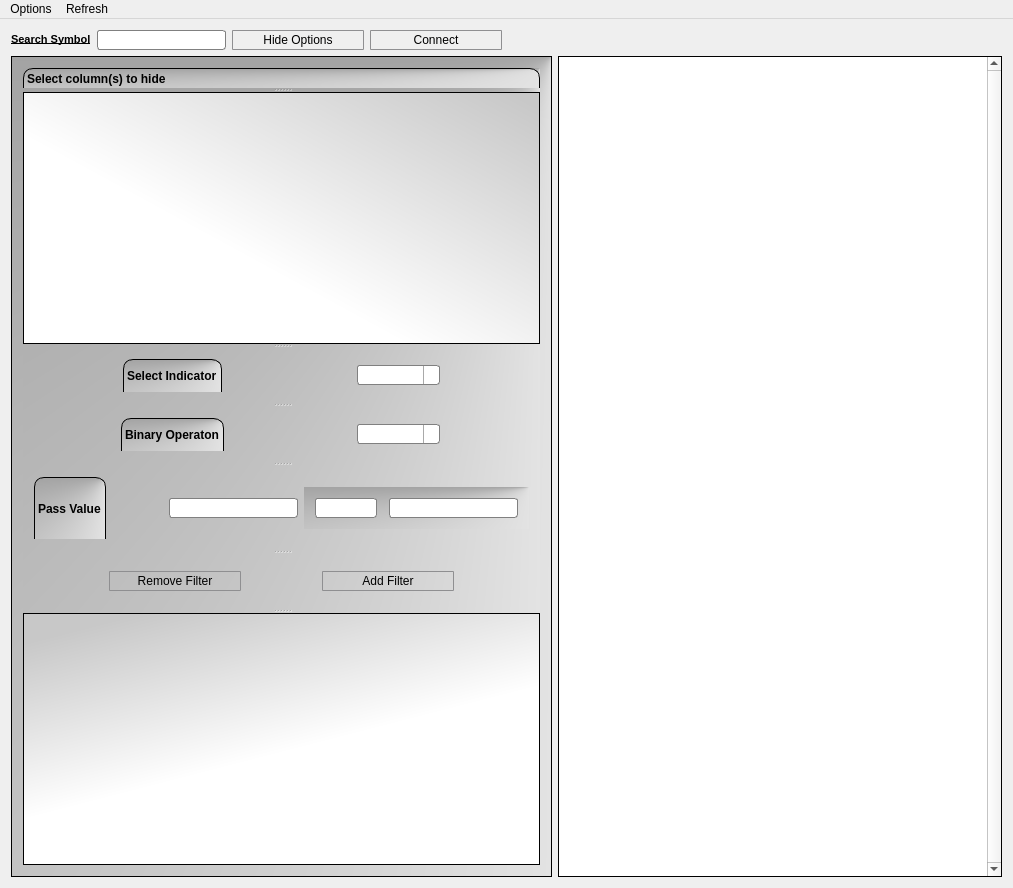
<?xml version="1.0" encoding="UTF-8"?>
<ui version="4.0">
 <class>OptionScanner</class>
 <widget class="QMainWindow" name="OptionScanner">
  <property name="geometry">
   <rect>
    <x>0</x>
    <y>0</y>
    <width>1013</width>
    <height>888</height>
   </rect>
  </property>
  <property name="windowTitle">
   <string>OptionScanner</string>
  </property>
  <widget class="QWidget" name="centralWidget">
   <layout class="QHBoxLayout" name="horizontalLayout_5">
    <item>
     <layout class="QVBoxLayout" name="verticalLayout">
      <item>
       <layout class="QHBoxLayout" name="horizontalLayout_2">
        <item>
         <widget class="QLabel" name="label_2">
          <property name="sizePolicy">
           <sizepolicy hsizetype="Fixed" vsizetype="Fixed">
            <horstretch>0</horstretch>
            <verstretch>0</verstretch>
           </sizepolicy>
          </property>
          <property name="font">
           <font>
            <family>Arial</family>
            <pointsize>8</pointsize>
            <weight>75</weight>
            <bold>true</bold>
            <underline>true</underline>
            <kerning>true</kerning>
           </font>
          </property>
          <property name="text">
           <string>Search Symbol</string>
          </property>
         </widget>
        </item>
        <item>
         <widget class="QLineEdit" name="lineEditSearch">
          <property name="sizePolicy">
           <sizepolicy hsizetype="Fixed" vsizetype="Fixed">
            <horstretch>0</horstretch>
            <verstretch>0</verstretch>
           </sizepolicy>
          </property>
          <property name="styleSheet">
           <string notr="true"> QLineEdit {
     border: 1px solid gray;
     border-radius: 3px;
     padding: 1px 18px 1px 3px;
     min-width: 6em;
 }


 QLineEdit QAbstractItemView {
     border: 2px solid darkgray;
     selection-background-color: lightgray;
 }

QLineEdit {
      background: qlineargradient(x1: 0, y1: 0, x2: 0, y2: 1,
                                  stop: 0 #E1E1E1, stop: 0.4 #DDDDDD,
                                  stop: 0.5 #D8D8D8, stop: 1.0 #D3D3D3);
 }</string>
          </property>
         </widget>
        </item>
        <item>
         <widget class="QPushButton" name="cmdOptions">
          <property name="styleSheet">
           <string notr="true">QPushButton {
         border: 1px solid #8f8f91;
         border-radius: 1px;
         background-color: qlineargradient(x1: 0, y1: 0, x2: 0, y2: 1,
                                           stop: 0 #f6f7fa, stop: 1 #dadbde);
         min-width: 130px;
         min-height: 18px;
     }

     QPushButton:pressed {
         background-color: qlineargradient(x1: 0, y1: 0, x2: 0, y2: 1,
                                           stop: 0 #dadbde, stop: 1 #f6f7fa);
     }
</string>
          </property>
          <property name="text">
           <string>Hide Options</string>
          </property>
         </widget>
        </item>
        <item>
         <widget class="QPushButton" name="cmdConnect">
          <property name="styleSheet">
           <string notr="true">QPushButton {
         border: 1px solid #8f8f91;
         border-radius: 1px;
         background-color: qlineargradient(x1: 0, y1: 0, x2: 0, y2: 1,
                                           stop: 0 #f6f7fa, stop: 1 #dadbde);
         min-width: 130px;
         min-height: 18px;
     }

     QPushButton:pressed {
         background-color: qlineargradient(x1: 0, y1: 0, x2: 0, y2: 1,
                                           stop: 0 #dadbde, stop: 1 #f6f7fa);
     }
</string>
          </property>
          <property name="text">
           <string>Connect</string>
          </property>
         </widget>
        </item>
        <item>
         <spacer name="horizontalSpacer">
          <property name="orientation">
           <enum>Qt::Horizontal</enum>
          </property>
          <property name="sizeHint" stdset="0">
           <size>
            <width>40</width>
            <height>20</height>
           </size>
          </property>
         </spacer>
        </item>
       </layout>
      </item>
      <item>
       <layout class="QHBoxLayout" name="horizontalLayout">
        <item>
         <widget class="QFrame" name="frame">
          <property name="styleSheet">
           <string notr="true">QFrame {
/*border-top-left-radius: 10px;*/
/*border-top-right-radius: 10px;*/
/*border: 1px solid black;*/
	background-color: qconicalgradient(cx:1, cy:0, angle:310.4, stop:0 rgba(0, 0, 0, 255), stop:1 rgba(255, 255, 255, 255));
}</string>
          </property>
          <property name="frameShape">
           <enum>QFrame::StyledPanel</enum>
          </property>
          <property name="frameShadow">
           <enum>QFrame::Raised</enum>
          </property>
          <layout class="QHBoxLayout" name="horizontalLayout_3">
           <item>
            <widget class="QSplitter" name="splitter">
             <property name="styleSheet">
              <string notr="true"/>
             </property>
             <property name="orientation">
              <enum>Qt::Vertical</enum>
             </property>
             <widget class="QLabel" name="label">
              <property name="styleSheet">
               <string notr="true">border: none;
border-top-left-radius: 10px;
border-top-right-radius: 10px;
border-top: 1px solid black;
border-left: 1px solid black;
border-right: 1px solid black;
background: qlineargradient(x1: 0, y1: 0, x2: 0, y2: 1,
                                  stop: 0 #E1E1E1, stop: 0.4 #DDDDDD,
                                  stop: 0.5 #D8D8D8, stop: 1.0 #D3D3D3);
/*padding-bottom: 10px; /*Increases the hieght of the label*/
font: bold 12px;</string>
              </property>
              <property name="text">
               <string>Select column(s) to hide</string>
              </property>
             </widget>
             <widget class="QTableView" name="tableViewColumnsFilter">
              <property name="sizePolicy">
               <sizepolicy hsizetype="Fixed" vsizetype="Fixed">
                <horstretch>0</horstretch>
                <verstretch>0</verstretch>
               </sizepolicy>
              </property>
              <property name="styleSheet">
               <string notr="true">border: none;
/*border-bottom-left-radius: 10px;
border-bottom-right-radius: 10px;*/
border-top: 1px solid black;
border-left: 1px solid black;
border-right: 1px solid black;
border-bottom: 1px solid black;
background-color: qlineargradient(spread:pad, x1:1.002273, y1:0.068, x2:0.392318, y2:0.614, stop:0 rgba(200, 200, 200, 255), stop:1 rgba(255, 255, 255, 255));
/*margin-bottom: 3ex; /* leave space at the top for the title */
</string>
              </property>
              <property name="frameShape">
               <enum>QFrame::Box</enum>
              </property>
              <property name="frameShadow">
               <enum>QFrame::Plain</enum>
              </property>
              <property name="alternatingRowColors">
               <bool>true</bool>
              </property>
              <property name="gridStyle">
               <enum>Qt::DashLine</enum>
              </property>
              <attribute name="verticalHeaderVisible">
               <bool>false</bool>
              </attribute>
             </widget>
             <widget class="QWidget" name="layoutWidget">
              <layout class="QHBoxLayout" name="horizontalLayout_10">
               <item>
                <widget class="QLabel" name="label_4">
                 <property name="sizePolicy">
                  <sizepolicy hsizetype="Fixed" vsizetype="Preferred">
                   <horstretch>0</horstretch>
                   <verstretch>0</verstretch>
                  </sizepolicy>
                 </property>
                 <property name="styleSheet">
                  <string notr="true">border: none;
border-top-left-radius: 10px;
border-top-right-radius: 10px;
border-top: 1px solid black;
border-left: 1px solid black;
border-right: 1px solid black;
border-top: 1px solid black;
background: qlineargradient(x1: 0, y1: 0, x2: 0, y2: 1,
                                  stop: 0 #E1E1E1, stop: 0.4 #DDDDDD,
                                  stop: 0.5 #D8D8D8, stop: 1.0 #D3D3D3);
font: bold 12px;</string>
                 </property>
                 <property name="text">
                  <string>Select Indicator</string>
                 </property>
                </widget>
               </item>
               <item>
                <spacer name="horizontalSpacer_3">
                 <property name="orientation">
                  <enum>Qt::Horizontal</enum>
                 </property>
                 <property name="sizeType">
                  <enum>QSizePolicy::Fixed</enum>
                 </property>
                 <property name="sizeHint" stdset="0">
                  <size>
                   <width>40</width>
                   <height>20</height>
                  </size>
                 </property>
                </spacer>
               </item>
               <item>
                <widget class="QComboBox" name="comboBoxIndicatorName">
                 <property name="sizePolicy">
                  <sizepolicy hsizetype="Fixed" vsizetype="Fixed">
                   <horstretch>0</horstretch>
                   <verstretch>0</verstretch>
                  </sizepolicy>
                 </property>
                 <property name="styleSheet">
                  <string notr="true"> QComboBox {
     border: 1px solid gray;
     border-radius: 3px;
     padding: 1px 18px 1px 3px;
     min-width: 6em;
 }

 QComboBox:editable {
     background: white;
 }

 QComboBox:!editable, QComboBox::drop-down:editable {
      background: qlineargradient(x1: 0, y1: 0, x2: 0, y2: 1,
                                  stop: 0 #E1E1E1, stop: 0.4 #DDDDDD,
                                  stop: 0.5 #D8D8D8, stop: 1.0 #D3D3D3);
 }

 /* QComboBox gets the &quot;on&quot; state when the popup is open */
 QComboBox:!editable:on, QComboBox::drop-down:editable:on {
     background: qlineargradient(x1: 0, y1: 0, x2: 0, y2: 1,
                                 stop: 0 #D3D3D3, stop: 0.4 #D8D8D8,
                                 stop: 0.5 #DDDDDD, stop: 1.0 #E1E1E1);
 }

 QComboBox:on { /* shift the text when the popup opens */
     padding-top: 3px;
     padding-left: 4px;
 }

 QComboBox::drop-down {

     subcontrol-origin: padding;
     subcontrol-position: top right;
     width: 15px;

     border-left-width: 1px;
     border-left-color: darkgray;
     border-left-style: solid; /* just a single line */
     border-top-right-radius: 3px; /* same radius as the QComboBox */
     border-bottom-right-radius: 3px;
 }

 QComboBox::down-arrow 
{
     image: url(images/downarrow.png);
    width: 15px;
    height: 15px;
 }

 QComboBox::down-arrow:on { /* shift the arrow when popup is open */
     top: 1px;
     left: 1px;
 }

 QComboBox QAbstractItemView {
     border: 2px solid darkgray;
     selection-background-color: lightgray;

   background: qlineargradient(x1: 0, y1: 0, x2: 0, y2: 1,
                                  stop: 0 #E1E1E1, stop: 0.4 #DDDDDD,
                                  stop: 0.5 #D8D8D8, stop: 1.0 #D3D3D3);
}
</string>
                 </property>
                </widget>
               </item>
              </layout>
             </widget>
             <widget class="QWidget" name="layoutWidget">
              <layout class="QHBoxLayout" name="horizontalLayout_11">
               <item>
                <widget class="QLabel" name="label_5">
                 <property name="sizePolicy">
                  <sizepolicy hsizetype="Fixed" vsizetype="Preferred">
                   <horstretch>0</horstretch>
                   <verstretch>0</verstretch>
                  </sizepolicy>
                 </property>
                 <property name="styleSheet">
                  <string notr="true">border: none;
border-top-left-radius: 10px;
border-top-right-radius: 10px;
border-top: 1px solid black;
border-left: 1px solid black;
border-right: 1px solid black;
border-top: 1px solid black;
border-top: 1px solid black;
background: qlineargradient(x1: 0, y1: 0, x2: 0, y2: 1,
                                  stop: 0 #E1E1E1, stop: 0.4 #DDDDDD,
                                  stop: 0.5 #D8D8D8, stop: 1.0 #D3D3D3);
font: bold 12px;</string>
                 </property>
                 <property name="text">
                  <string>Binary Operaton</string>
                 </property>
                </widget>
               </item>
               <item>
                <spacer name="horizontalSpacer_4">
                 <property name="orientation">
                  <enum>Qt::Horizontal</enum>
                 </property>
                 <property name="sizeType">
                  <enum>QSizePolicy::Fixed</enum>
                 </property>
                 <property name="sizeHint" stdset="0">
                  <size>
                   <width>40</width>
                   <height>20</height>
                  </size>
                 </property>
                </spacer>
               </item>
               <item>
                <widget class="QComboBox" name="comboBoxOperation">
                 <property name="sizePolicy">
                  <sizepolicy hsizetype="Fixed" vsizetype="Fixed">
                   <horstretch>0</horstretch>
                   <verstretch>0</verstretch>
                  </sizepolicy>
                 </property>
                 <property name="styleSheet">
                  <string notr="true"> QComboBox {
     border: 1px solid gray;
     border-radius: 3px;
     padding: 1px 18px 1px 3px;
     min-width: 6em;
 }

 QComboBox:editable {
     background: white;
 }

 QComboBox:!editable, QComboBox::drop-down:editable {
      background: qlineargradient(x1: 0, y1: 0, x2: 0, y2: 1,
                                  stop: 0 #E1E1E1, stop: 0.4 #DDDDDD,
                                  stop: 0.5 #D8D8D8, stop: 1.0 #D3D3D3);
 }

 /* QComboBox gets the &quot;on&quot; state when the popup is open */
 QComboBox:!editable:on, QComboBox::drop-down:editable:on {
     background: qlineargradient(x1: 0, y1: 0, x2: 0, y2: 1,
                                 stop: 0 #D3D3D3, stop: 0.4 #D8D8D8,
                                 stop: 0.5 #DDDDDD, stop: 1.0 #E1E1E1);
 }

 QComboBox:on { /* shift the text when the popup opens */
     padding-top: 3px;
     padding-left: 4px;
 }

 QComboBox::drop-down {

     subcontrol-origin: padding;
     subcontrol-position: top right;
     width: 15px;

     border-left-width: 1px;
     border-left-color: darkgray;
     border-left-style: solid; /* just a single line */
     border-top-right-radius: 3px; /* same radius as the QComboBox */
     border-bottom-right-radius: 3px;
 }

 QComboBox::down-arrow 
{
     image: url(images/downarrow.png);
    width: 15px;
    height: 15px;
 }

 QComboBox::down-arrow:on { /* shift the arrow when popup is open */
     top: 1px;
     left: 1px;
 }

 QComboBox QAbstractItemView {
     border: 2px solid darkgray;
     selection-background-color: lightgray;

   background: qlineargradient(x1: 0, y1: 0, x2: 0, y2: 1,
                                  stop: 0 #E1E1E1, stop: 0.4 #DDDDDD,
                                  stop: 0.5 #D8D8D8, stop: 1.0 #D3D3D3);
}
</string>
                 </property>
                </widget>
               </item>
              </layout>
             </widget>
             <widget class="QWidget" name="layoutWidget">
              <layout class="QHBoxLayout" name="horizontalLayout_12">
               <item>
                <widget class="QLabel" name="label_6">
                 <property name="sizePolicy">
                  <sizepolicy hsizetype="Fixed" vsizetype="Preferred">
                   <horstretch>0</horstretch>
                   <verstretch>0</verstretch>
                  </sizepolicy>
                 </property>
                 <property name="styleSheet">
                  <string notr="true">border: none;
border-top-left-radius: 10px;
border-top-right-radius: 10px;
border-top: 1px solid black;
border-left: 1px solid black;
border-right: 1px solid black;
border-top: 1px solid black;
background: qlineargradient(x1: 0, y1: 0, x2: 0, y2: 1,
                                  stop: 0 #E1E1E1, stop: 0.4 #DDDDDD,
                                  stop: 0.5 #D8D8D8, stop: 1.0 #D3D3D3);
font: bold 12px;</string>
                 </property>
                 <property name="text">
                  <string>Pass Value</string>
                 </property>
                </widget>
               </item>
               <item>
                <spacer name="horizontalSpacer_5">
                 <property name="orientation">
                  <enum>Qt::Horizontal</enum>
                 </property>
                 <property name="sizeType">
                  <enum>QSizePolicy::Fixed</enum>
                 </property>
                 <property name="sizeHint" stdset="0">
                  <size>
                   <width>57</width>
                   <height>20</height>
                  </size>
                 </property>
                </spacer>
               </item>
               <item>
                <widget class="QLineEdit" name="lineEditPassValue">
                 <property name="sizePolicy">
                  <sizepolicy hsizetype="Fixed" vsizetype="Fixed">
                   <horstretch>0</horstretch>
                   <verstretch>0</verstretch>
                  </sizepolicy>
                 </property>
                 <property name="styleSheet">
                  <string notr="true"> QLineEdit {
     border: 1px solid gray;
     border-radius: 3px;
     padding: 1px 18px 1px 3px;
     min-width: 6em;
 }


 QLineEdit QAbstractItemView {
     border: 2px solid darkgray;
     selection-background-color: lightgray;
 }

QLineEdit {
      background: qlineargradient(x1: 0, y1: 0, x2: 0, y2: 1,
                                  stop: 0 #E1E1E1, stop: 0.4 #DDDDDD,
                                  stop: 0.5 #D8D8D8, stop: 1.0 #D3D3D3);
 }</string>
                 </property>
                </widget>
               </item>
               <item>
                <widget class="QFrame" name="frame_extravar">
                 <property name="sizePolicy">
                  <sizepolicy hsizetype="Fixed" vsizetype="Fixed">
                   <horstretch>0</horstretch>
                   <verstretch>0</verstretch>
                  </sizepolicy>
                 </property>
                 <property name="frameShape">
                  <enum>QFrame::NoFrame</enum>
                 </property>
                 <property name="frameShadow">
                  <enum>QFrame::Plain</enum>
                 </property>
                 <layout class="QHBoxLayout" name="horizontalLayout_4">
                  <item>
                   <widget class="QLineEdit" name="lineEditPassValue_ext1">
                    <property name="sizePolicy">
                     <sizepolicy hsizetype="Fixed" vsizetype="Fixed">
                      <horstretch>0</horstretch>
                      <verstretch>0</verstretch>
                     </sizepolicy>
                    </property>
                    <property name="minimumSize">
                     <size>
                      <width>36</width>
                      <height>0</height>
                     </size>
                    </property>
                    <property name="maximumSize">
                     <size>
                      <width>62</width>
                      <height>16777215</height>
                     </size>
                    </property>
                    <property name="styleSheet">
                     <string notr="true"> QLineEdit {
     border: 1px solid gray;
     border-radius: 3px;
     padding: 1px 18px 1px 3px;
     min-width: 1em;
 max-width: 3em;
 }


 QLineEdit QAbstractItemView {
     border: 2px solid darkgray;
     selection-background-color: lightgray;
 }

QLineEdit {
      background: qlineargradient(x1: 0, y1: 0, x2: 0, y2: 1,
                                  stop: 0 #E1E1E1, stop: 0.4 #DDDDDD,
                                  stop: 0.5 #D8D8D8, stop: 1.0 #D3D3D3);
 }</string>
                    </property>
                   </widget>
                  </item>
                  <item>
                   <widget class="Line" name="line">
                    <property name="orientation">
                     <enum>Qt::Horizontal</enum>
                    </property>
                   </widget>
                  </item>
                  <item>
                   <widget class="QLineEdit" name="lineEditPassValue_ext2">
                    <property name="sizePolicy">
                     <sizepolicy hsizetype="Fixed" vsizetype="Fixed">
                      <horstretch>0</horstretch>
                      <verstretch>0</verstretch>
                     </sizepolicy>
                    </property>
                    <property name="styleSheet">
                     <string notr="true"> QLineEdit {
     border: 1px solid gray;
     border-radius: 3px;
     padding: 1px 18px 1px 3px;
     min-width: 1em;
 max-width: 3em;
 }


 QLineEdit QAbstractItemView {
     border: 2px solid darkgray;
     selection-background-color: lightgray;
 }

QLineEdit {
      background: qlineargradient(x1: 0, y1: 0, x2: 0, y2: 1,
                                  stop: 0 #E1E1E1, stop: 0.4 #DDDDDD,
                                  stop: 0.5 #D8D8D8, stop: 1.0 #D3D3D3);
 }</string>
                    </property>
                   </widget>
                  </item>
                 </layout>
                </widget>
               </item>
              </layout>
             </widget>
             <widget class="QWidget" name="layoutWidget">
              <layout class="QHBoxLayout" name="horizontalLayout_13">
               <item>
                <widget class="QPushButton" name="cmdRemoveSelectedFilter">
                 <property name="sizePolicy">
                  <sizepolicy hsizetype="Fixed" vsizetype="Fixed">
                   <horstretch>0</horstretch>
                   <verstretch>0</verstretch>
                  </sizepolicy>
                 </property>
                 <property name="styleSheet">
                  <string notr="true">QPushButton {
         border: 1px solid #8f8f91;
         border-radius: 1px;
         background-color: qlineargradient(x1: 0, y1: 0, x2: 0, y2: 1,
                                           stop: 0 #f6f7fa, stop: 1 #dadbde);
         min-width: 130px;
         min-height: 18px;
     }

     QPushButton:pressed {
         background-color: qlineargradient(x1: 0, y1: 0, x2: 0, y2: 1,
                                           stop: 0 #dadbde, stop: 1 #f6f7fa);
     }
</string>
                 </property>
                 <property name="text">
                  <string>Remove Filter</string>
                 </property>
                </widget>
               </item>
               <item>
                <widget class="QPushButton" name="cmdAddFilter">
                 <property name="sizePolicy">
                  <sizepolicy hsizetype="Fixed" vsizetype="Fixed">
                   <horstretch>0</horstretch>
                   <verstretch>0</verstretch>
                  </sizepolicy>
                 </property>
                 <property name="styleSheet">
                  <string notr="true">QPushButton {
         border: 1px solid #8f8f91;
         border-radius: 1px;
         background-color: qlineargradient(x1: 0, y1: 0, x2: 0, y2: 1,
                                           stop: 0 #f6f7fa, stop: 1 #dadbde);
         min-width: 130px;
         min-height: 18px;
     }

     QPushButton:pressed {
         background-color: qlineargradient(x1: 0, y1: 0, x2: 0, y2: 1,
                                           stop: 0 #dadbde, stop: 1 #f6f7fa);
     }
</string>
                 </property>
                 <property name="text">
                  <string>Add Filter</string>
                 </property>
                </widget>
               </item>
              </layout>
             </widget>
             <widget class="QListWidget" name="listWidgetFilters">
              <property name="sizePolicy">
               <sizepolicy hsizetype="Fixed" vsizetype="Fixed">
                <horstretch>0</horstretch>
                <verstretch>0</verstretch>
               </sizepolicy>
              </property>
              <property name="styleSheet">
               <string notr="true">background-color: qlineargradient(spread:pad, x1:0.102273, y1:0.068, x2:0.392318, y2:0.614, stop:0 rgba(200, 200, 200, 255), stop:1 rgba(255, 255, 255, 255));</string>
              </property>
              <property name="frameShape">
               <enum>QFrame::Box</enum>
              </property>
              <property name="frameShadow">
               <enum>QFrame::Plain</enum>
              </property>
              <property name="alternatingRowColors">
               <bool>true</bool>
              </property>
             </widget>
            </widget>
           </item>
          </layout>
         </widget>
        </item>
        <item>
         <widget class="QTableView" name="tableSubscription">
          <property name="frameShape">
           <enum>QFrame::Box</enum>
          </property>
          <property name="frameShadow">
           <enum>QFrame::Plain</enum>
          </property>
          <property name="verticalScrollBarPolicy">
           <enum>Qt::ScrollBarAlwaysOn</enum>
          </property>
          <property name="autoScroll">
           <bool>false</bool>
          </property>
          <property name="alternatingRowColors">
           <bool>true</bool>
          </property>
          <property name="wordWrap">
           <bool>false</bool>
          </property>
          <attribute name="verticalHeaderVisible">
           <bool>false</bool>
          </attribute>
          <attribute name="verticalHeaderDefaultSectionSize">
           <number>25</number>
          </attribute>
         </widget>
        </item>
       </layout>
      </item>
     </layout>
    </item>
   </layout>
  </widget>
  <widget class="QMenuBar" name="menuBar">
   <property name="geometry">
    <rect>
     <x>0</x>
     <y>0</y>
     <width>1013</width>
     <height>18</height>
    </rect>
   </property>
   <widget class="QMenu" name="menuOptions">
    <property name="title">
     <string>Options</string>
    </property>
    <addaction name="actionSave_Layout"/>
    <addaction name="separator"/>
    <addaction name="actionLoad_Layout"/>
   </widget>
   <widget class="QMenu" name="menuRefresh">
    <property name="title">
     <string>Refresh</string>
    </property>
    <addaction name="actionAuto_Refresh"/>
    <addaction name="actionDisable_Auto_Refresh"/>
   </widget>
   <addaction name="menuOptions"/>
   <addaction name="menuRefresh"/>
  </widget>
  <action name="actionSave_Layout">
   <property name="text">
    <string>Save Layout</string>
   </property>
  </action>
  <action name="actionLoad_Layout">
   <property name="text">
    <string>Load Layout</string>
   </property>
  </action>
  <action name="actionTestLayout">
   <property name="text">
    <string>TestLayout</string>
   </property>
  </action>
  <action name="actionAuto_Refresh">
   <property name="text">
    <string>Enable Auto Refresh</string>
   </property>
  </action>
  <action name="actionTestLayout_2">
   <property name="text">
    <string>TestLayout</string>
   </property>
  </action>
  <action name="actionDisable_Auto_Refresh">
   <property name="text">
    <string>Disable Auto Refresh</string>
   </property>
  </action>
 </widget>
 <layoutdefault spacing="6" margin="11"/>
 <resources>
  <include location="Eclipse.qrc"/>
  <include location="../OMEGA/omega.qrc"/>
 </resources>
 <connections/>
</ui>
